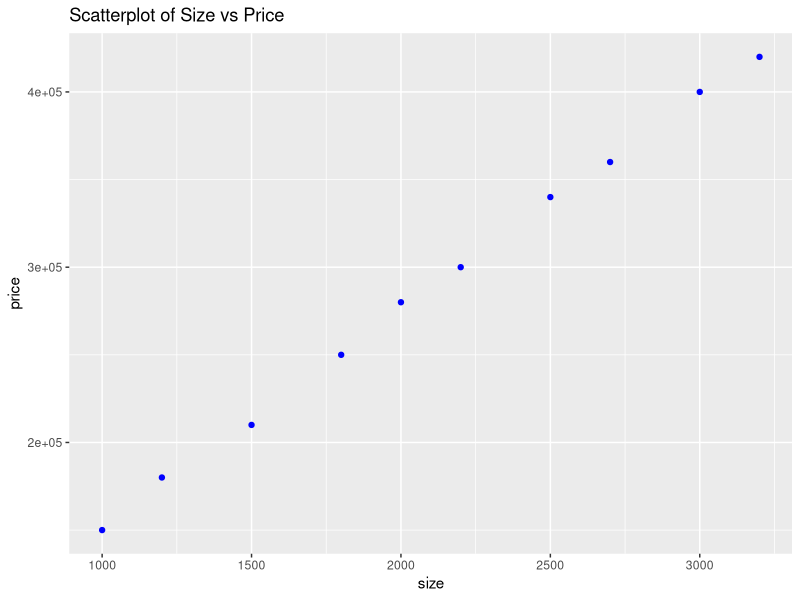
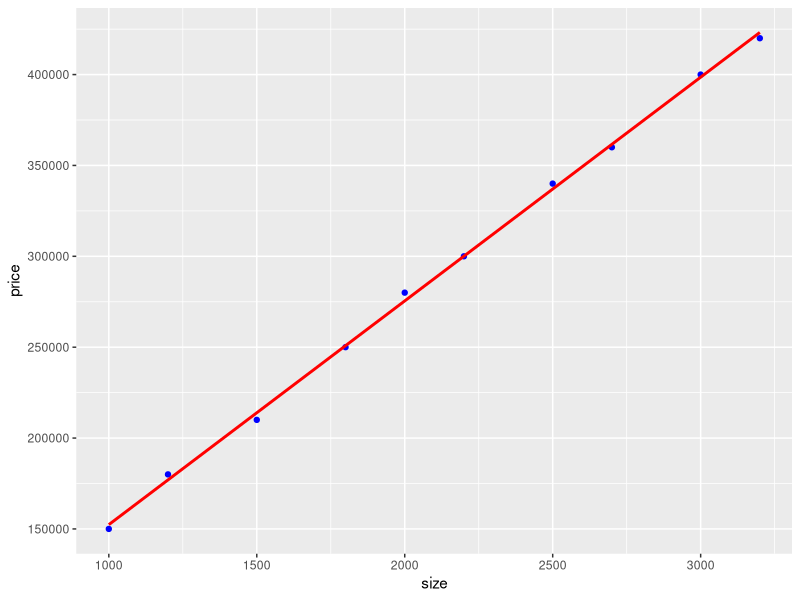

The R source for these figures, in order: (Note: this script raises an error after producing the figures.)
#Shreyank_Agrawal_22070521168
#Practical_09
#a) Load libraries
install.packages("readr")
install.packages("tibble")
install.packages("dplyr")
install.packages("ggplot2")
library(readr)
library(tibble)
library(dplyr)
library(ggplot2)

#b) create data using vectors
size <- c(1000, 1200, 1500, 1800, 2000, 2200, 2500, 2700, 3000, 3200)
price <- c(150000, 180000, 210000, 250000, 280000, 300000, 340000, 360000, 400000, 420000)
#combine into tibble 
data <- tibble(size, price)
print(data)

#c) get descriptive statistics
summary(data)
glimpse(data)

#d) explore the data (quick scatter plot)
ggplot(data, aes(x = size, y = price)) + geom_point(color = "blue") + ggtitle("Scatterplot of Size vs Price")

#e) define and fit the linear regression model
model <- lm(price ~ size, data = data)

#f) plot the regression line
ggplot(data, aes(x = size, y = price)) + geom_point(color = "blue") + geom_smooth(method = "lm", se = FALSE, color = "red") 
+ ggtitle("Regression Line: Price vs Size")

#g) Print the result of the model
summary(model)

#h) Number of observations
nrow(data)

#i) R-squared values
summary(model)$r.squared

#j) check if 'size is a statistically significant predictor of 'price'
# (look at the p-value in summary(model))
#if p-value < 0.05, then it is significant

# k) regression equation
coef(model) 

